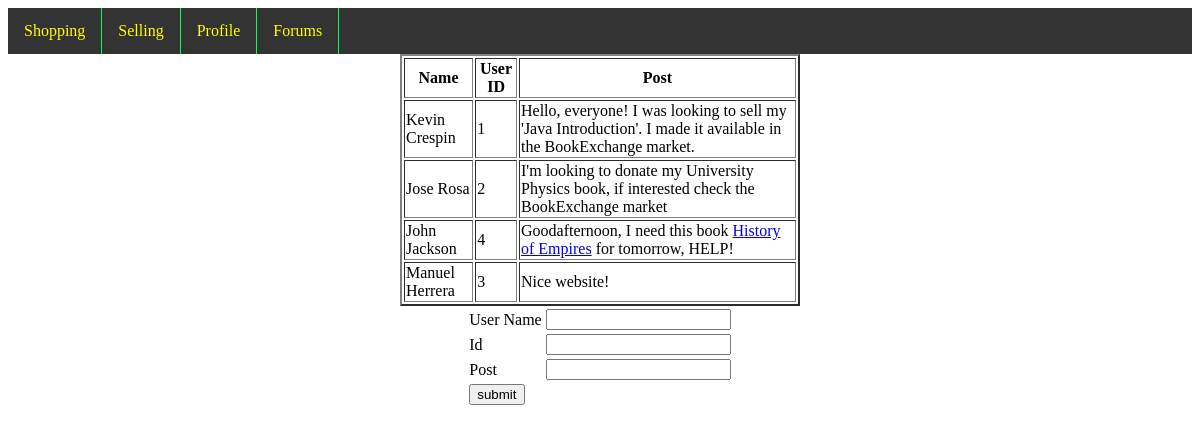
The app's page /forums.php, older data.
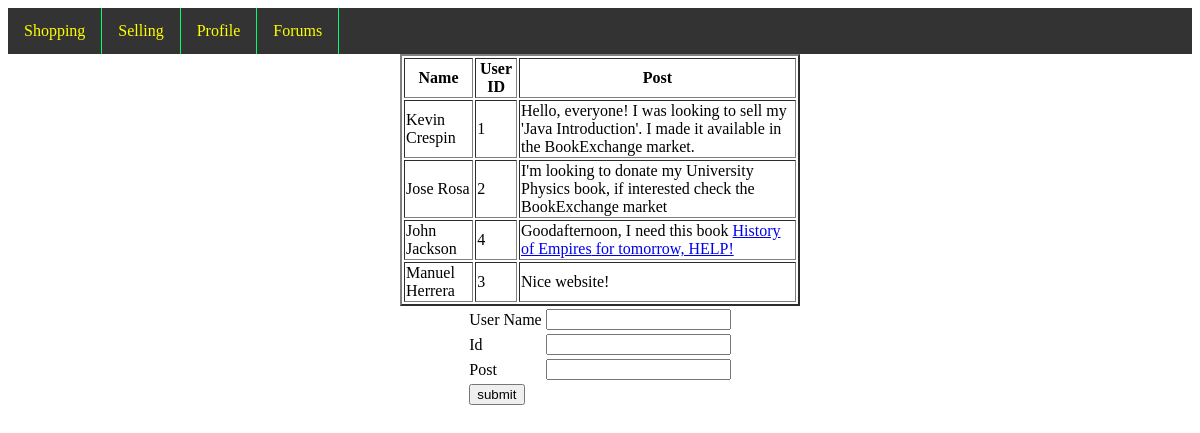
The same page, newer data.
### tables this page shows
CREATE TABLE forum (
    poster_id INT(10) NOT NULL,
    poster_name VARCHAR(50) NOT NULL,
    post VARCHAR(250) NOT NULL,
    post_time DATETIME NULL
);

### forums.php (the view, shortened to what this page needs)
<!doctype html>
<html>
<head>
</head>
<body>
<?php
	include("MainMenu.php");
?>
<?php
	include("Connect_Database.php");
?>
<?php
	$selectForums = "select * from forum;";
	$results = mysqli_query($connect, $selectForums);
?>
	<table align="center" border="2" width=400>
	<tr>
		<th>
			Name
		</th>
		<th>
			User ID
		</th>
		<th>
			Post
		</th>
	</tr>
<?php
while($row = mysqli_fetch_assoc($results))
{
	print "<tr>";
	print "<td>";
	print ($row["poster_name"]);
	print "</td>";
	print "<td>";
	print ($row["poster_id"]);
	print "</td>";
	print "<td>";
	print ($row["post"]);
	print "</td>";
	print "</tr>";
}
?>
</table>
<form action= "forumsinsert.php" method = "post">
<table align="center">
<tr>
<td>
User Name
</td>
<td>
<input type="text" name="name" value="<?php print $_SESSION['name']?>"/>
</td>
</tr>
<tr>
<td>
Id
</td>
<td>
<input type="text" name= "id" value="<?php print $_SESSION['id']?>"/>
</td>
</tr>
<tr>
<td>
Post
</td>
<td>
<input type="text" name= "post" />
</td>
</tr>
<tr>
<td>
<input type="submit" value="submit"/>
</td>
</tr>
</form>
</body>
</html>

Row changes from the older to the newer data that the page shows:
changed forum "John Jackson": post "Goodafternoon, I need this book History of Empires for tomorrow, HELP!" → "Goodafternoon, I need this book for tomorrow, HELP! History of Empires"
